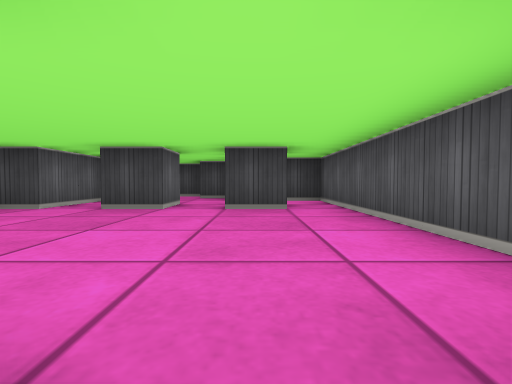
[1] (above)

24 first-person views from a walk through a cub3D level. The camera is about half as high as the walls, tilts 2° down and sees 85° across. The floor is counted in squares. Each view is taken from the middle of a square. On the plan, view 1 faces up. The plan holds only what a view shows up to about 9 squares ahead; the rest is blank.

[2]
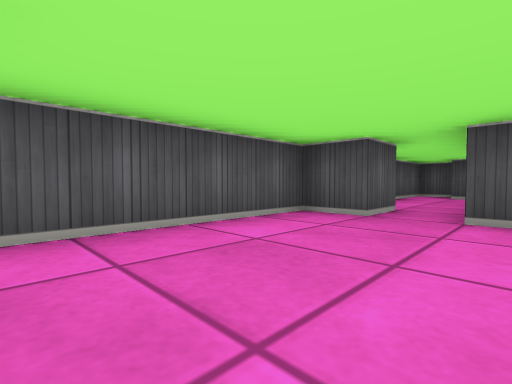

[3]
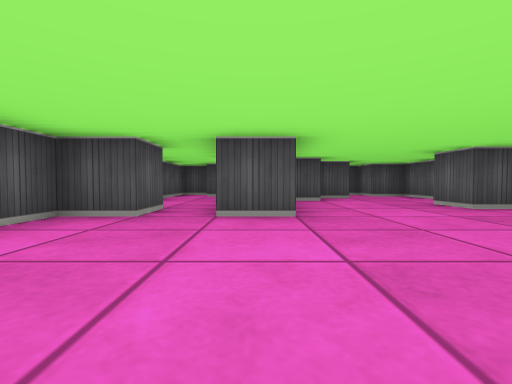

[4]
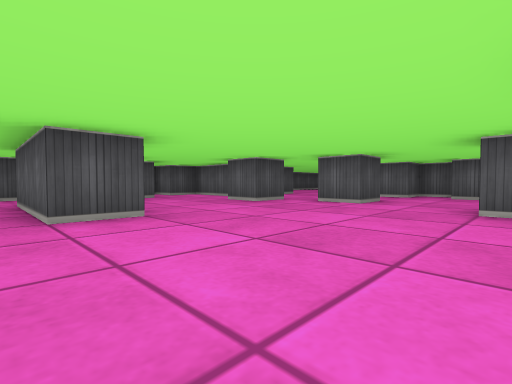

[5]
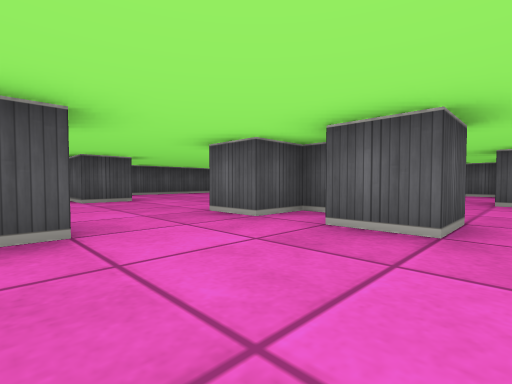

[6]
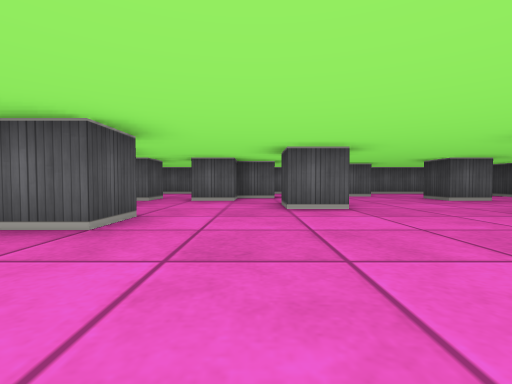

[7]
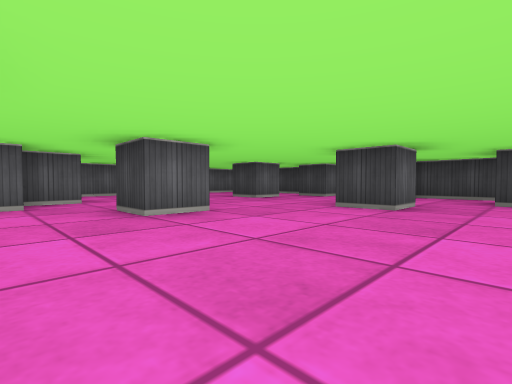

[8]
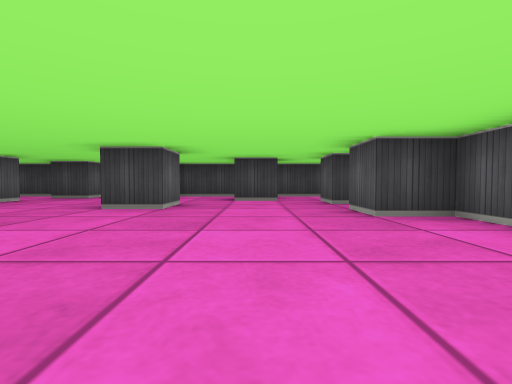

[9]
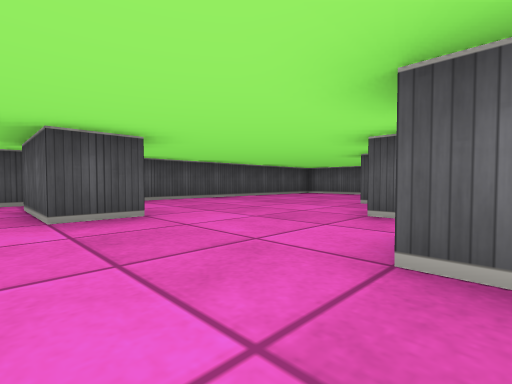

[10]
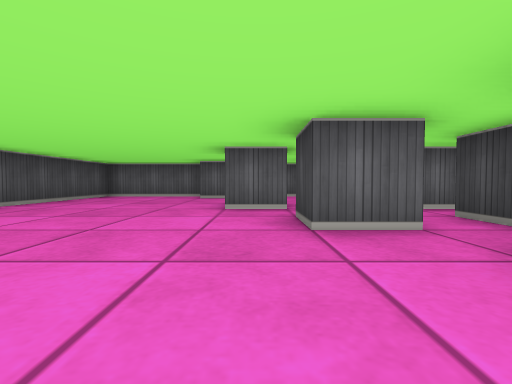

[11]
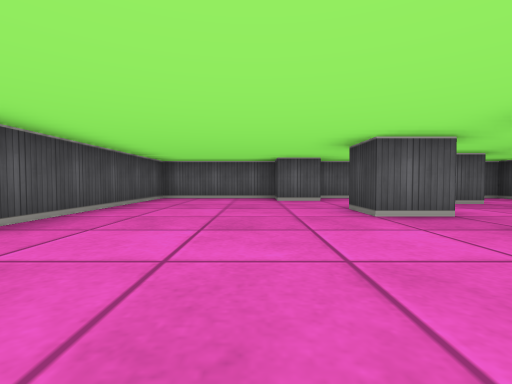

[12]
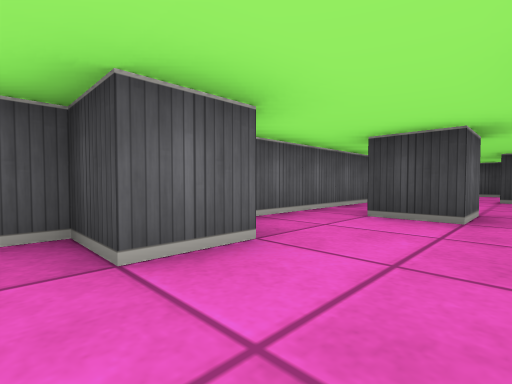

[13]
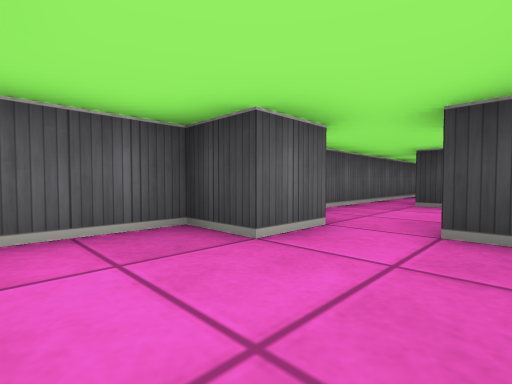

[14]
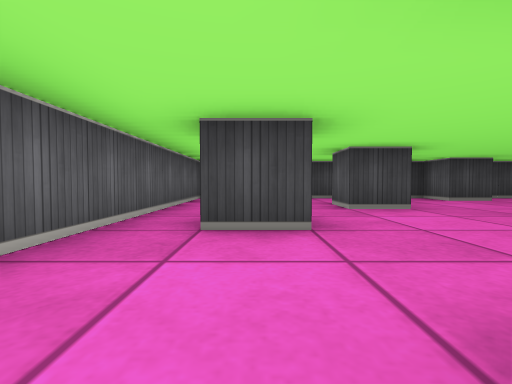

[15]
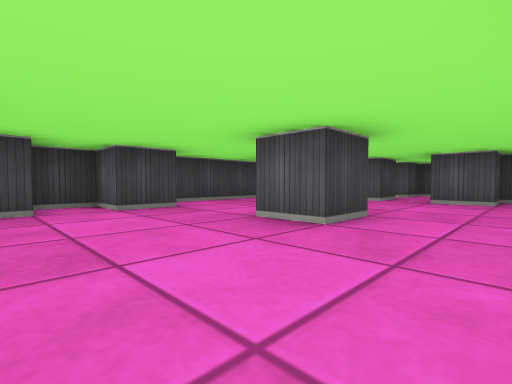

[16]
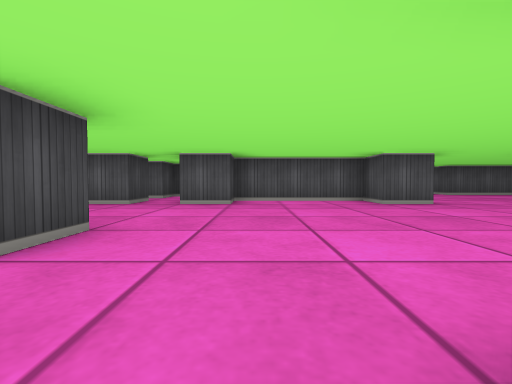

[17]
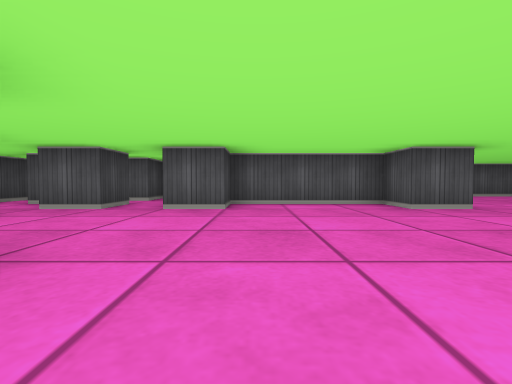

[18]
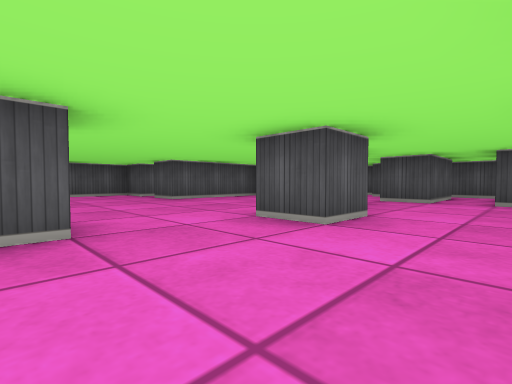

[19]
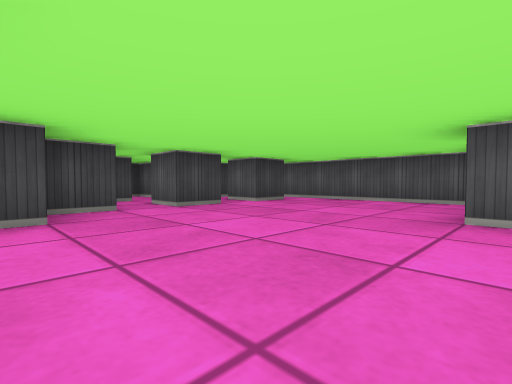

[20]
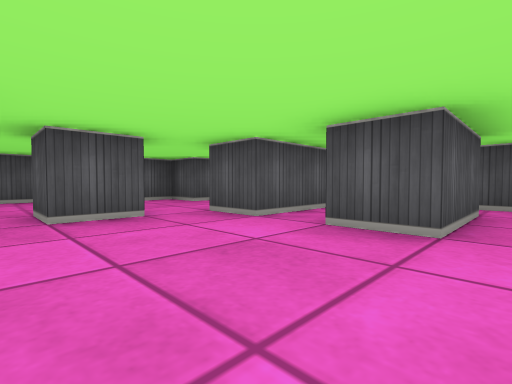

[21]
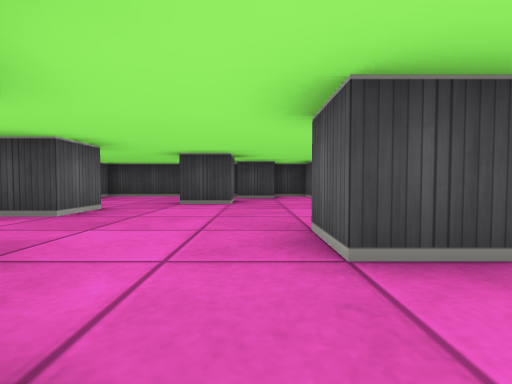

[22]
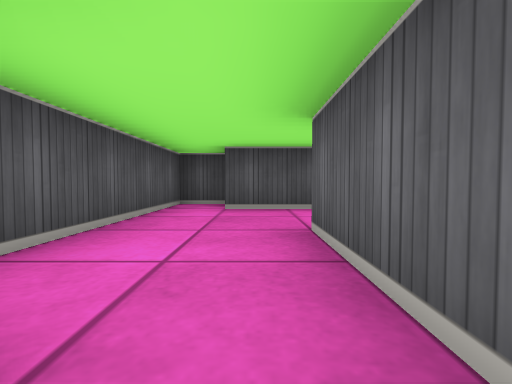

[23]
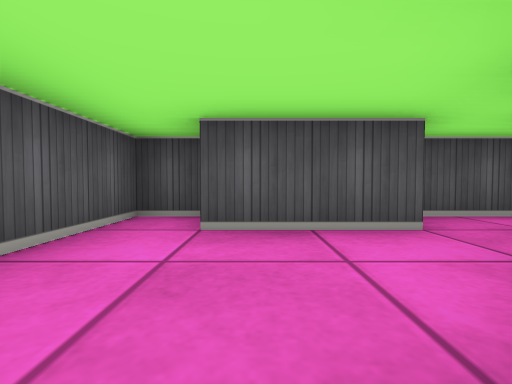

[24]
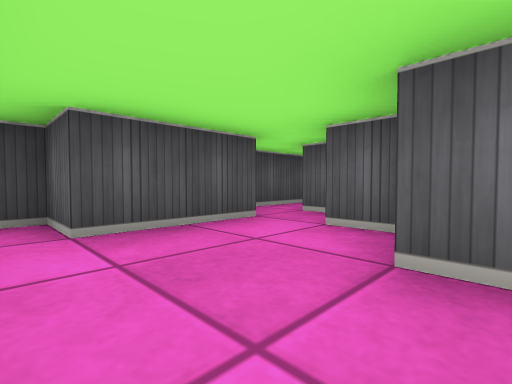

### Floor plan
Key: @ floor where view 1 was taken; # wall or solid block; . floor.
Columns run from 17 left of view 1 to 2 right of it. Each row starts with its distance up from view 1.
 13 ###############
 12 #....#.#......
 11 #.........#..#
 10 #...#.......####
  9 #.......#......##
  8 #.#.........##..##
  7 #............##..###
  6 #.....#......#.....#
  5 #..##........#.#.#.#
  4 ##..#.......##.....#
  3 #.......#..........#
  2 #...#.###..........#
  1 #.#.....#..#.......#
  0 #.....#.........#@##
 -1 #...#.......#...#..#
 -2 ##..............#..#
 -3 #........#.#...##..#
 -4 #........#.# .##...#
 -5 #...........#...##.#
 -6 ####################

Positions as (right, up) in squares from view 1, and headings:
1: (0, 0), facing up
2: (-1, 4), facing down-right
3: (-1, 4), facing down
4: (0, 4), facing down-left
5: (-6, 4), facing down-left
6: (-6, 5), facing left
7: (-7, 4), facing up-left
8: (-7, 4), facing up
9: (-7, 1), facing down-left
10: (-8, -1), facing left
11: (-9, -3), facing left
12: (-14, -3), facing up-left
13: (-14, 2), facing up-left
14: (-15, 5), facing up
15: (-12, 7), facing up-right
16: (-11, 7), facing right
17: (-10, 7), facing right
18: (-8, 4), facing down-right
19: (-5, 0), facing up-right
20: (-9, 0), facing down-right
21: (-12, 4), facing up
22: (0, 0), facing down
23: (0, -2), facing down
24: (1, -2), facing down-left
